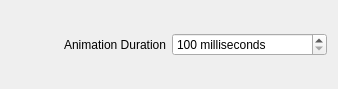
<?xml version="1.0" encoding="UTF-8"?>
<ui version="4.0">
 <class>FoldPopupsEffectConfig</class>
 <widget class="QWidget" name="FoldPopupsEffectConfig">

  <property name="geometry">
   <rect>
    <x>0</x>
    <y>0</y>
    <width>338</width>
    <height>89</height>
   </rect>
  </property>

  <property name="sizePolicy">
   <sizepolicy hsizetype="Preferred" vsizetype="Preferred">
    <horstretch>0</horstretch>
    <verstretch>0</verstretch>
   </sizepolicy>
  </property>

  <property name="windowTitle">
   <string>Fold Popups Effect Configuration</string>
  </property>

  <layout class="QGridLayout" name="grid_layout">
   <item row="0" column="0">
    <widget class="QLabel" name="duration_label">
     <property name="text">
      <string>Animation Duration</string>
     </property>
     <property name="alignment">
      <set>Qt::AlignRight|Qt::AlignTrailing|Qt::AlignVCenter</set>
     </property>
    </widget>
   </item>
   <item row="0" column="1">
    <widget class="QSpinBox" name="kcfg_Duration">
     <property name="suffix">
      <string> milliseconds</string>
     </property>
     <property name="minimum">
      <number>100</number>
     </property>
     <property name="maximum">
      <number>5000</number>
     </property>
     <property name="singleStep">
      <number>10</number>
     </property>
    </widget>
   </item>
  </layout>
 </widget>
 <resources/>
 <connections/>
</ui>
